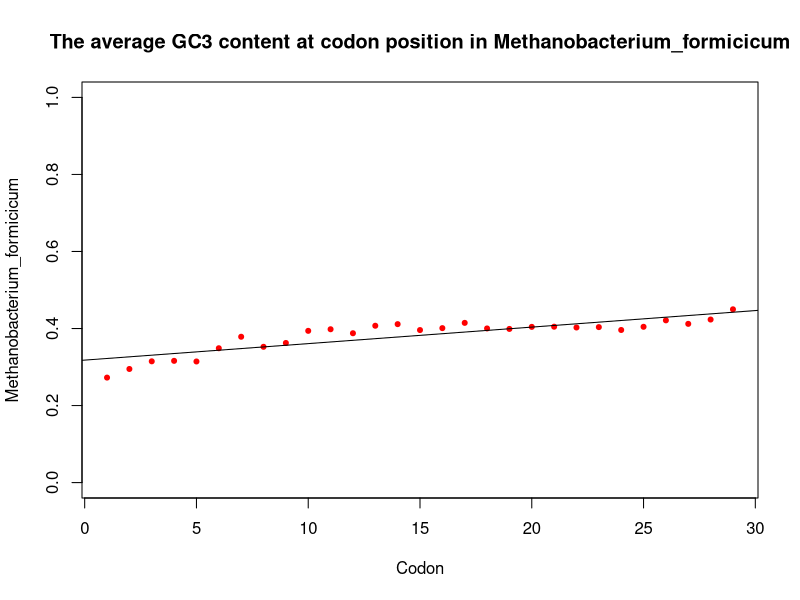
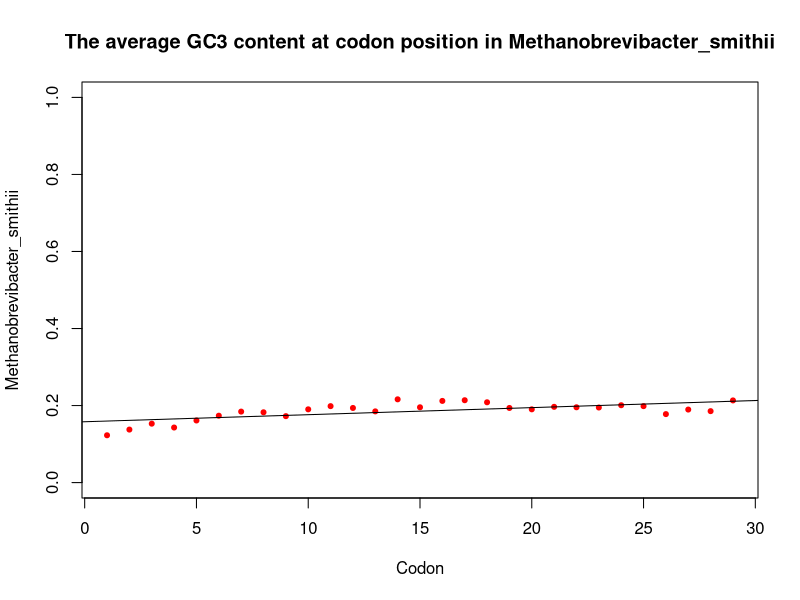
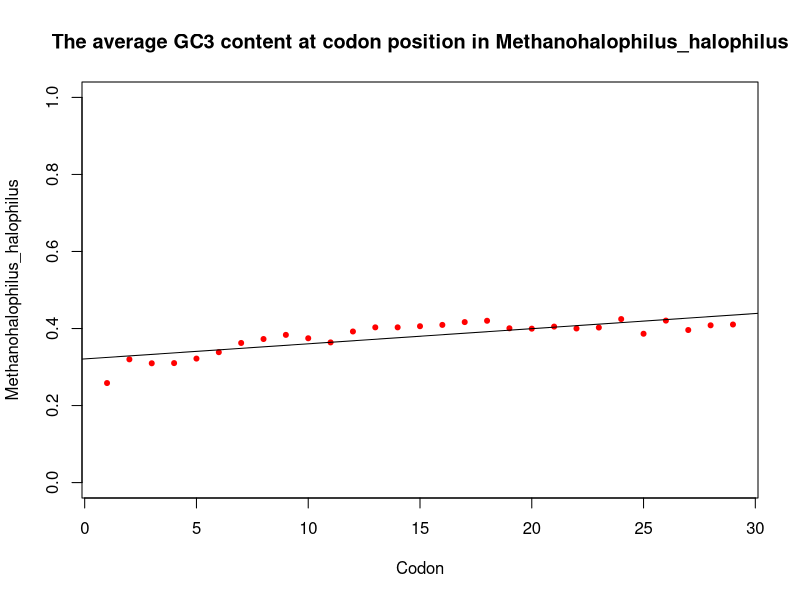
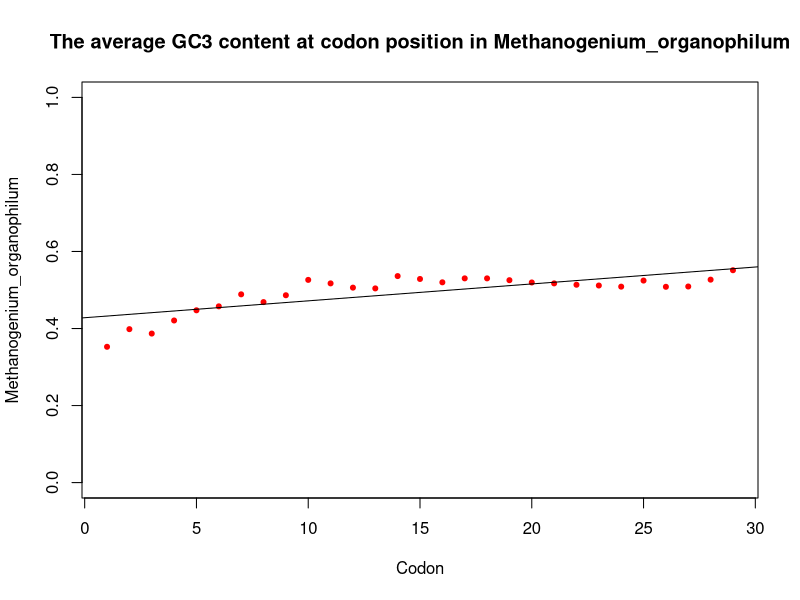
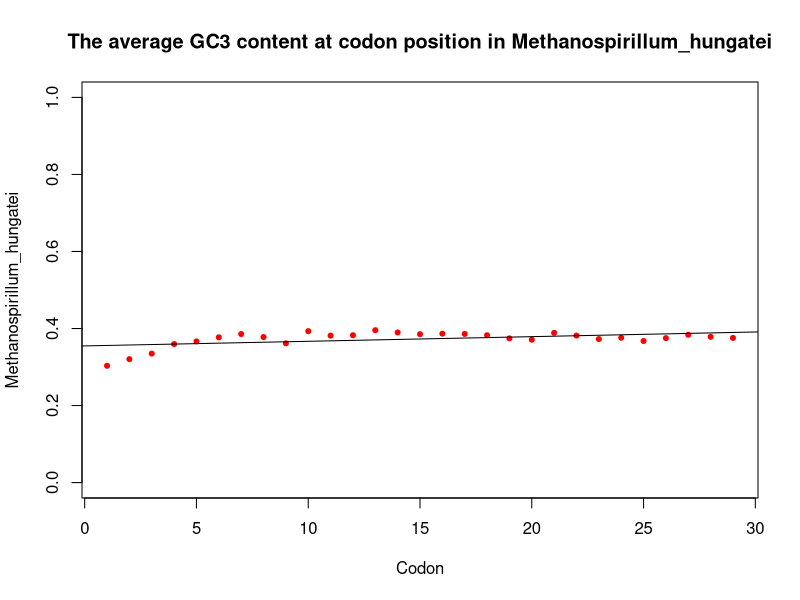
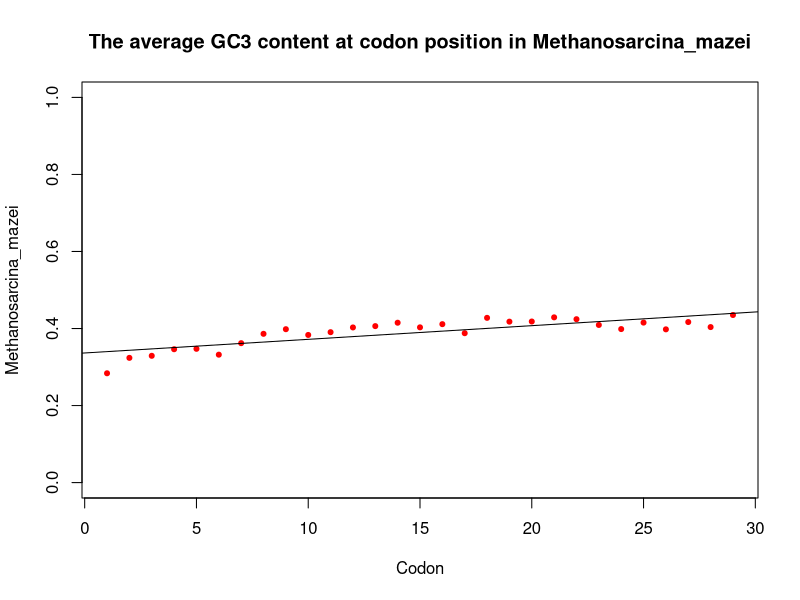
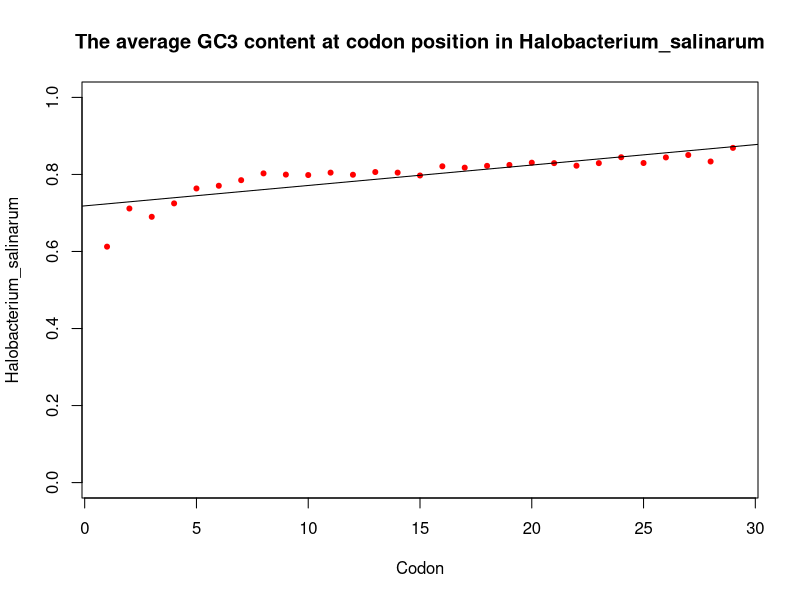
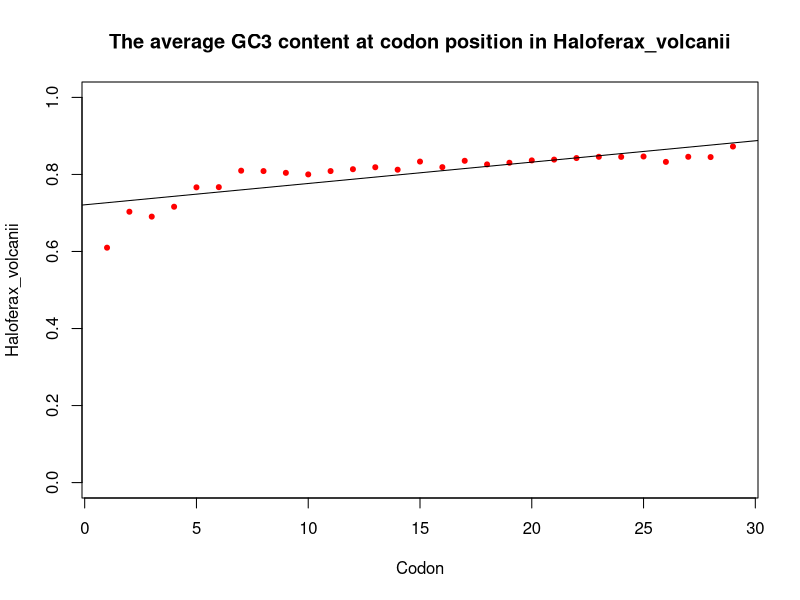

These figures' R source, in order: (Note: this script raises an error after producing the figures.)
#source('/Users/alexmckenna/Desktop/Final year/S1 Modules/FinalYearProject/1 - Project_Code/12_GC3_properties_CSV/R_analysis.R')

data1 <- read.csv("GC3_core.csv",header=T)
attach(data1)
coreGC <- data1[3]
data1$new_core <- coreGC
d <- dim(data1)
d.1 <- d[2]
data2 <- data1[]

r <- c(4:d.1)

species <- unlist(data1[2])
accn <- unlist(data1[1])
accn2 <- gsub(".1","",accn)
accn3 <- gsub(".2","",accn2)

accn_clean <- gsub("\\..*", "", accn)

sp2 <- gsub(" ","_",species)

data2 <- subset(data1,select=r)
row.names(data2) <- sp2

data2.m <- as.matrix(data2)
data.t <- t(data2.m)

d.2 <- dim(data.t)[2]

for (i in c(1:d.2)) {
fname <- paste(accn_clean[i],".pdf",sep="")
pdf(fname)

#defining col_v used in plot - error message..

col_v <- "red"
plot(c(1:29),data.t[,i],pch=20,col=col_v,main=paste("The average GC3 content at codon position in",sp2[i]),xlab="Codon",ylab=sp2[i],ylim=c(0,1))
abline(lm(data.t[,i]~c(1:29)))
dev.off()

}
outline <- c()

#Output CSV - column titles.
df <- data.frame("Species_Accession","Species","GC3_core","The_mean_GC3_of_the_first_10_codons","Difference_between_core_and_first_10_codons_GC3","Linear_Regression_slope","Difference_First_and_second_codons_GC3","Maximum_GC3_difference_to_core","Where_max_difference","Max_Deviation_From_Core_GC3")
for (i in c(1:d.2)) {

#Accession number
acc <- accn[i]

#Species name
spn <- sp2[i]

gc_all <- data.t[,i]

#GC of the core region
gc_core <- gc_all[29]

#GC of the first 10 codons (5' region)
gc_10 <- gc_all[1:10]

#Mean GC of the first 10 codons (5' region)
m.10 <- mean(gc_10)

#Difference between the average GC of the core region and the 5' first 10 codons 
dif.core.10 <- gc_core - m.10

#Linear regression (GC content vs codon position)
reg <- lm(gc_all~c(1:29))

#Slope of the regression line
slp <- coef(reg)[2]

#GC of the first and the second codons
gc_1 <- gc_all[1]
gc_2 <- gc_all[2]
#Difference between the GC of the first and the second codons
dif.1.2 <- gc_1 - gc_2

#Difference between the GC value (1>28) and the core region GC
dif.core.all <- gc_all[1:28]-gc_core 

#Absolute difference - Identifies the largest deviation from the core region GC content 
#Greatest difference - without concern for whether the GC content is higher of lower than core region GC.
abs.core.all <- abs(dif.core.all)

#Identifies the maximum absolute difference
max.dif <- max(abs.core.all)

#Identifies the codon position of the maximum difference (+1 - due to start codon?)
where.max.dif <- which.max(abs.core.all)+1

#Shows whether the GC content is higher or lower than the core value for the greatest absolute deviation 
dif.core.all.max.value <- dif.core.all[where.max.dif-1]

outline <- c(acc,spn,gc_core,m.10,dif.core.10,slp,dif.1.2,max.dif,where.max.dif,dif.core.all.max.value)
df <- rbind(df,outline)
}

#write.csv(df,"GC_properties.csv",row.names=FALSE,col.names=FALSE)

#Creating CSV table
write.table(df,file="GC3_properties.csv",sep=",",row.names=FALSE,col.names=FALSE)

#Added - to confirm script ran successfully - cat function(indicates script ran without errors)

cat("Script completed\n")
